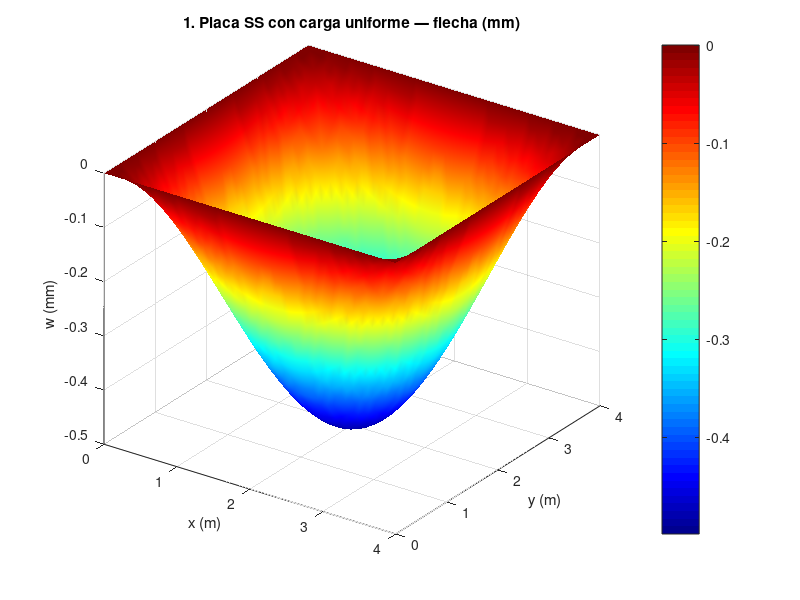
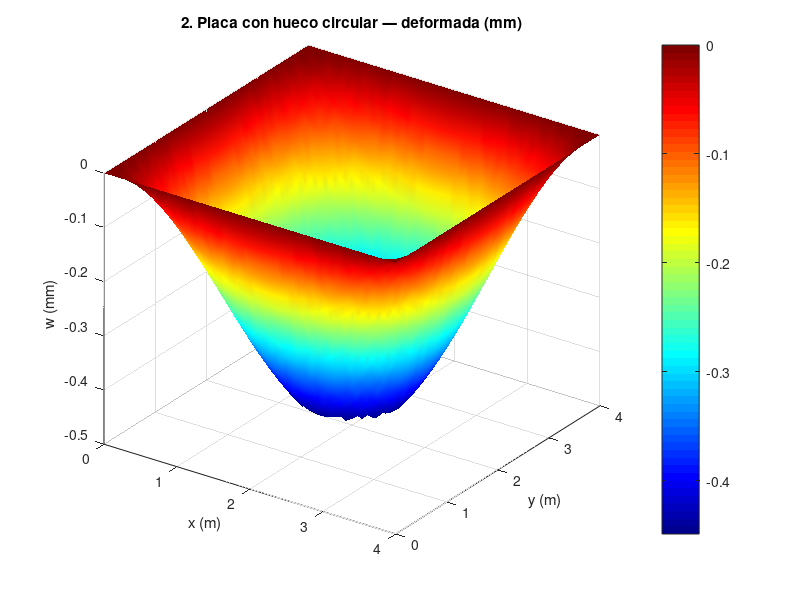
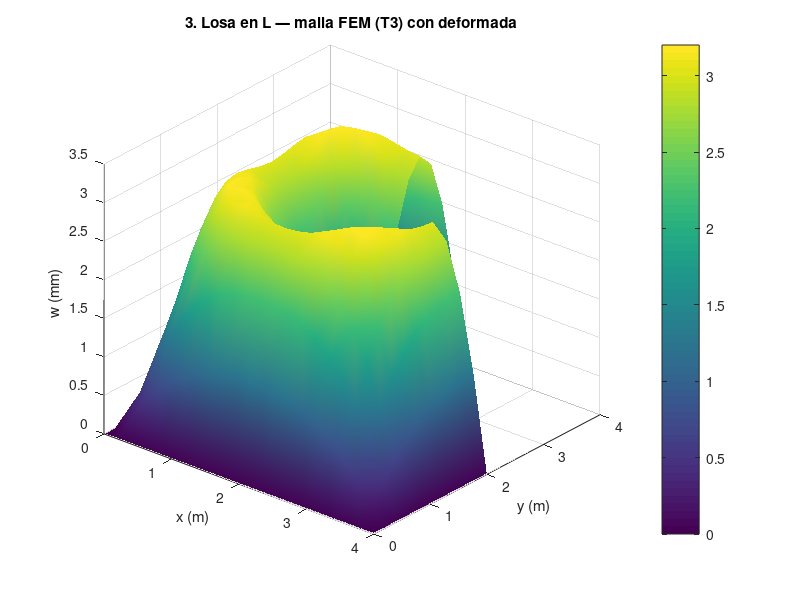

Here is the MATLAB script that generated these plots, in order: (Note: this script raises an error after producing the figures.)
%% Demo: Visualización FEM realista — placas con flexión y tensiones
close all
mkdir('demo_fem_figs');

%% ============================================================
%% 1. Placa cuadrada simplemente apoyada — flexión (Navier)
%% w(x,y) = Σ (16q/π⁶D) sin(mπx/a)sin(nπy/b)/(mn((m/a)²+(n/b)²)²)
%% ============================================================
a = 4; b = 4;                     % dimensiones placa (m)
q = 10000;                        % carga (N/m²)
E = 30e9; nu = 0.2; t = 0.2;      % hormigón
D = E*t^3/(12*(1-nu^2));          % rigidez flexional

[X,Y] = meshgrid(linspace(0,a,50), linspace(0,b,50));
W = zeros(size(X));
for m = 1:2:7  % impares
    for n = 1:2:7
        coef = 16*q/(pi^6*D) / (m*n*((m/a)^2+(n/b)^2)^2);
        W = W + coef*sin(m*pi*X/a).*sin(n*pi*Y/b);
    end
end

figure('Position',[100 100 800 600]);
surf(X, Y, -W*1000, 'EdgeColor','none');     % en mm, invertida (sentido físico)
shading interp; colorbar;
title('1. Placa SS con carga uniforme — flecha (mm)');
xlabel('x (m)'); ylabel('y (m)'); zlabel('w (mm)');
view(35,30); colormap(jet);
saveas(gcf,'demo_fem_figs/01_placa_flexion.png');

%% ============================================================
%% 2. Misma placa con HUECO circular central — NaN trick
%% ============================================================
Wh = -W*1000;
mask = ((X-a/2).^2 + (Y-b/2).^2) < 0.6^2;
Wh(mask) = NaN;
figure('Position',[100 100 800 600]);
surf(X, Y, Wh, 'EdgeColor','none');
shading interp; colorbar;
title('2. Placa con hueco circular — deformada (mm)');
xlabel('x (m)'); ylabel('y (m)'); zlabel('w (mm)');
view(35,30); colormap(jet);
saveas(gcf,'demo_fem_figs/02_placa_hueco.png');

%% ============================================================
%% 3. Losa en L con malla triangular FEM (trisurf)
%% ============================================================
[xg, yg] = meshgrid(0:0.2:4, 0:0.2:4);
inside = (xg<=2 | yg<=2);
xn = xg(inside); yn = yg(inside);
% deflexión simulada (mayor hacia la esquina interior)
zn = sin(pi*xn/4).*sin(pi*yn/4) .* (1 - exp(-((xn-2).^2+(yn-2).^2)/2));
tri = delaunay(xn, yn);
% Filtro triángulos cuyo centroide cae fuera de la L
cx = mean(xn(tri),2); cy = mean(yn(tri),2);
keep = (cx<=2 | cy<=2);
tri = tri(keep,:);

figure('Position',[100 100 800 600]);
trisurf(tri, xn, yn, zn*10, 'EdgeColor',[.3 .3 .3], 'LineWidth',0.3);
shading interp; colorbar;
title('3. Losa en L — malla FEM (T3) con deformada');
xlabel('x (m)'); ylabel('y (m)'); zlabel('w (mm)');
view(40,30); colormap(parula);
saveas(gcf,'demo_fem_figs/03_losa_L.png');

%% ============================================================
%% 4. Placa circular — coordenadas polares (axisimétrica)
%% w(r) = qR⁴/(64D) · (1 - (r/R)²)²  (simply supported edge)
%% ============================================================
R = 2;
[rho, theta] = meshgrid(linspace(0,R,40), linspace(0,2*pi,60));
Xc = rho.*cos(theta); Yc = rho.*sin(theta);
qq = 8000;
DD = E*0.15^3/(12*(1-nu^2));
Wc = qq*R^4/(64*DD) * (1 - (rho/R).^2).^2 * 1000;  % mm

figure('Position',[100 100 800 600]);
surf(Xc, Yc, -Wc, 'EdgeColor','none');
shading interp; colorbar;
title('4. Placa circular — flexión axisimétrica');
xlabel('x (m)'); ylabel('y (m)'); zlabel('w (mm)');
view(35,30); colormap(jet);
saveas(gcf,'demo_fem_figs/04_placa_circular.png');

%% ============================================================
%% 5. PATCH Q4 — malla de cuadriláteros con tensión von Mises
%% (cada elemento coloreado por su σ_vm — discontinuo, FEM clásico)
%% ============================================================
% Generar malla Q4 5×5
nx = 8; ny = 8;
xv = linspace(0, 4, nx+1);
yv = linspace(0, 4, ny+1);
[Xq, Yq] = meshgrid(xv, yv);

% Tensión von Mises simulada (cuadrático con máximo en centro)
sigma_vm = zeros(ny, nx);
for j = 1:ny
    for i = 1:nx
        xc = (Xq(j,i)+Xq(j,i+1))/2;
        yc = (Yq(j,i)+Yq(j+1,i))/2;
        sigma_vm(j,i) = 50e6 * (1 - ((xc-2).^2 + (yc-2).^2)/8);  % Pa
    end
end

figure('Position',[100 100 800 600]); hold on;
% Cada elemento Q4 como un patch con su color
for j = 1:ny
    for i = 1:nx
        xq = [Xq(j,i) Xq(j,i+1) Xq(j+1,i+1) Xq(j+1,i)];
        yq = [Yq(j,i) Yq(j,i+1) Yq(j+1,i+1) Yq(j+1,i)];
        patch(xq, yq, sigma_vm(j,i)/1e6, 'EdgeColor','k', 'LineWidth',0.5);
    end
end
colormap(jet); cb = colorbar; cb.Label.String = '\sigma_{vm} (MPa)';
title('5. Patch Q4 — tensión von Mises por elemento (FEM)');
xlabel('x (m)'); ylabel('y (m)'); axis equal tight;
saveas(gcf,'demo_fem_figs/05_patch_Q4_vm.png');

%% ============================================================
%% 6. Deformada + mapa de momento M_xx (color sobre superficie 3D)
%% ============================================================
% M_xx = -D (∂²w/∂x² + ν ∂²w/∂y²)
% Aproximo numéricamente con diferencias finitas
[dx, dy] = gradient(W, X(1,2)-X(1,1), Y(2,1)-Y(1,1));
[d2x_x, ~] = gradient(dx, X(1,2)-X(1,1), Y(2,1)-Y(1,1));
[~, d2y_y] = gradient(dy, X(1,2)-X(1,1), Y(2,1)-Y(1,1));
Mxx = -D*(d2x_x + nu*d2y_y);

figure('Position',[100 100 800 600]);
surf(X, Y, -W*1000, Mxx/1000, 'EdgeColor','none');   % color = Mxx (kN·m/m)
shading interp; cb = colorbar; cb.Label.String = 'M_{xx} (kN·m/m)';
title('6. Deformada coloreada por M_{xx}');
xlabel('x (m)'); ylabel('y (m)'); zlabel('w (mm)');
view(40,35); colormap(jet);
saveas(gcf,'demo_fem_figs/06_deformada_Mxx.png');

%% ============================================================
%% 7. Multi-vista: planta + alzado + iso — subplot
%% ============================================================
figure('Position',[100 100 1200 400]);
subplot(1,3,1);
surf(X, Y, -W*1000, 'EdgeColor','none'); shading interp;
view(0,90); colorbar; title('Planta (top)'); axis equal tight;
xlabel('x'); ylabel('y');

subplot(1,3,2);
surf(X, Y, -W*1000, 'EdgeColor','none'); shading interp;
view(0,0); colorbar; title('Alzado x-z (front)');
xlabel('x'); zlabel('w');

subplot(1,3,3);
surf(X, Y, -W*1000, 'EdgeColor','none'); shading interp;
view(40,30); colorbar; title('Isométrica');
xlabel('x'); ylabel('y'); zlabel('w');

colormap(jet);
saveas(gcf,'demo_fem_figs/07_multivista.png');

%% ============================================================
%% 8. Patch — geometría irregular custom (sección compuesta)
%% ============================================================
figure('Position',[100 100 700 700]); hold on;
% Hormigón (rectángulo exterior)
patch([0 4 4 0], [0 0 5 5], [.85 .85 .85], 'EdgeColor','k', 'LineWidth',1.5);
% Hueco rectangular
patch([1 3 3 1], [2 2 4 4], 'w', 'EdgeColor','k', 'LineWidth',1.5);
% Armadura inferior (puntos)
xs = linspace(0.3, 3.7, 6); plot(xs, 0.3*ones(size(xs)), 'ko', 'MarkerFaceColor','k', 'MarkerSize',10);
% Armadura superior
plot(xs, 4.7*ones(size(xs)), 'ko', 'MarkerFaceColor','k', 'MarkerSize',8);
% Cotas
text(2, -0.3, 'b = 4 m', 'HorizontalAlignment','center', 'FontSize',12);
text(-0.3, 2.5, 'h = 5 m', 'Rotation',90, 'HorizontalAlignment','center', 'FontSize',12);
axis equal; axis([-0.5 4.5 -0.7 5.5]); axis off;
title('8. Patch — sección compuesta con cotas');
saveas(gcf,'demo_fem_figs/08_seccion_compuesta.png');

disp('Done');
exit;
